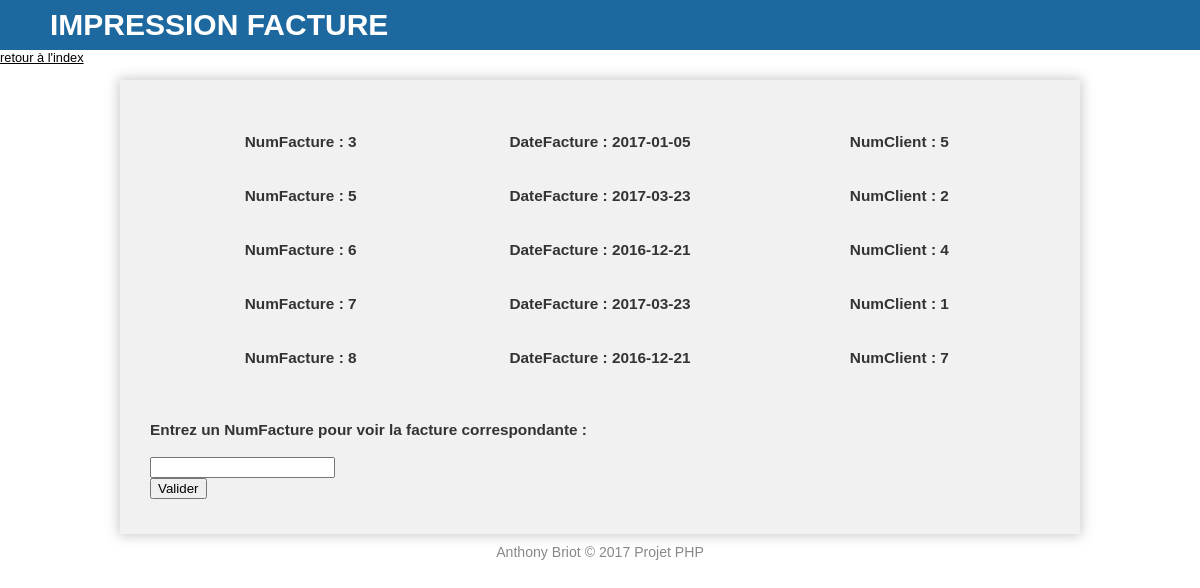
Screenshot of /creatfacture.php with the database file from the repository.
### tables this page shows
CREATE TABLE `facture` (
  `NumFacture` int(11) NOT NULL,
  `DateFacture` date NOT NULL,
  `NumClient` int(11) NOT NULL
);

### creatfacture.php (the view, shortened to what this page needs)
<!doctype html>
<html lang="fr">
<head>
  <link rel="stylesheet" href="style1.css">
</head>
	<header><h1>
	<?php
	echo "IMPRESSION FACTURE";
	?>
	</h1>
	<?php
	echo "<a href='index.php'> retour à l'index</a>";
	?>
	</header>
	<?php
	echo'<br/>';
	echo'<br/>';
	try
	{
		$bdd = new PDO('mysql:host=localhost;dbname=facture_cours', 'root', '');
	}
	catch (Exception $e)
	{
		die('Erreur : ' . $e->getMessage());
	}
	$reponse = $bdd->query('SELECT * FROM facture');
	?><section><?php
	while ($donnees = $reponse->fetch())
	{
		?>
		<table>
		<tr>
		<th><strong>NumFacture</strong> : <?php echo $donnees['NumFacture']; ?></th>
		<th><strong>DateFacture</strong> : <?php echo $donnees['DateFacture']; ?></th>
		<th><strong>NumClient</strong> : <?php echo $donnees['NumClient']; ?></th>
		</tr>
		</table>
		<?php
	}
		?>
		<br/><br/>
		<strong>Entrez un NumFacture pour voir la facture correspondante :</strong>
		<br/><br/>
        <form action="creatfacture.php" method="POST">
			<input type="text" name="Numero"/><br/>
			<input type="submit" value="Valider" />
		</form>
	</section>
	<footer>
    Anthony Briot © 2017 Projet PHP
	</footer>
    </body>
</html>

### style1.css (style rules this page uses)
html * { box-sizing: border-box; }
html, body, form { margin: 0; padding: 0; }
html { height: 100%; font-size: 100%; }
header { width: 100%; background-color: rgb(28, 104, 159); height: 50px; color: #fff; }
header h1 { text-decoration: none; color: #fff; height: 50px; line-height: 50px; text-transform: uppercase; font-size: 30px; margin: 0 30px 0 50px; }
section { width: 80%; margin: 0 auto; padding: 35px 30px; overflow: auto; font-size: 1.2em; background: #f1f1f1; box-shadow: 0 0 12px 2px rgba(0, 0, 0, 0.2); }
a:link { color: black; }
footer { width: 880px; margin: 10px auto 10px auto; text-align: center; color: #888; font-size: 1.1em; }
table { width : 100%; }
th { height: 50px; width: 150px; }

### rows the page displays
facture: NumFacture "3", DateFacture "2017-01-05", NumClient "5"
facture: NumFacture "5", DateFacture "2017-03-23", NumClient "2"
facture: NumFacture "6", DateFacture "2016-12-21", NumClient "4"
facture: NumFacture "7", DateFacture "2017-03-23", NumClient "1"
facture: NumFacture "8", DateFacture "2016-12-21", NumClient "7"
